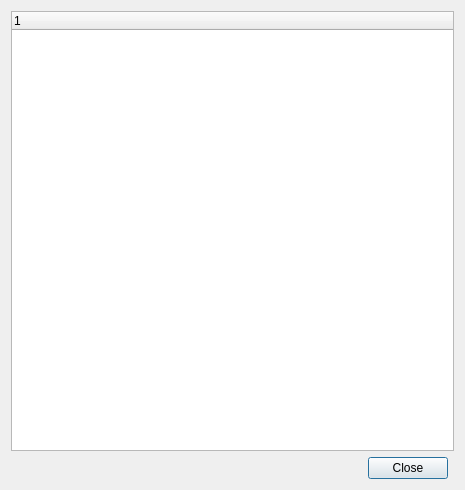
<?xml version="1.0" encoding="UTF-8"?>
<ui version="4.0">
 <class>dlg_load_menu</class>
 <widget class="QDialog" name="dlg_load_menu">
  <property name="geometry">
   <rect>
    <x>0</x>
    <y>0</y>
    <width>465</width>
    <height>490</height>
   </rect>
  </property>
  <property name="windowTitle">
   <string>Dialog</string>
  </property>
  <layout class="QGridLayout" name="gridLayout_2">
   <item row="1" column="1">
    <layout class="QGridLayout" name="lyt_buttons">
     <item row="0" column="0">
      <spacer name="horizontalSpacer_2">
       <property name="orientation">
        <enum>Qt::Horizontal</enum>
       </property>
       <property name="sizeHint" stdset="0">
        <size>
         <width>40</width>
         <height>20</height>
        </size>
       </property>
      </spacer>
     </item>
     <item row="0" column="1">
      <widget class="QPushButton" name="btn_close">
       <property name="text">
        <string>Close</string>
       </property>
      </widget>
     </item>
    </layout>
   </item>
   <item row="0" column="0" colspan="3">
    <widget class="QTreeWidget" name="tree_config_files">
     <column>
      <property name="text">
       <string notr="true">1</string>
      </property>
     </column>
    </widget>
   </item>
  </layout>
 </widget>
 <resources/>
 <connections/>
</ui>
